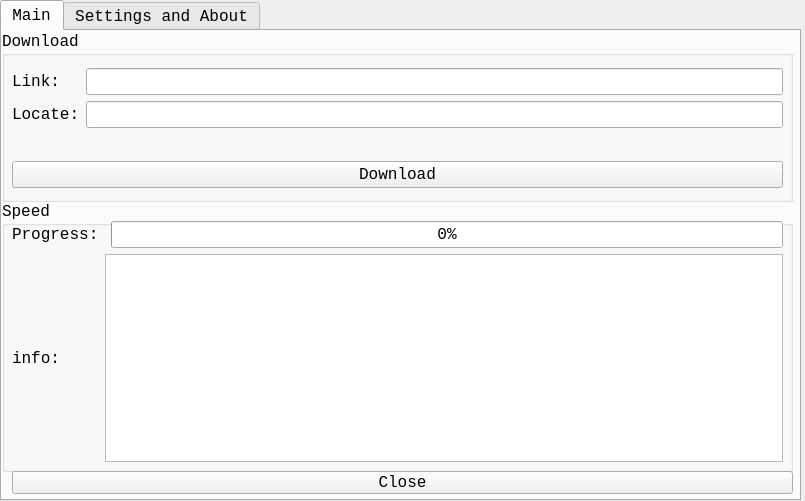
<?xml version="1.0" encoding="UTF-8"?>
<ui version="4.0">
 <class>MainWindow</class>
 <widget class="QMainWindow" name="MainWindow">
  <property name="geometry">
   <rect>
    <x>0</x>
    <y>0</y>
    <width>805</width>
    <height>501</height>
   </rect>
  </property>
  <property name="minimumSize">
   <size>
    <width>805</width>
    <height>501</height>
   </size>
  </property>
  <property name="maximumSize">
   <size>
    <width>805</width>
    <height>501</height>
   </size>
  </property>
  <property name="sizeIncrement">
   <size>
    <width>805</width>
    <height>501</height>
   </size>
  </property>
  <property name="baseSize">
   <size>
    <width>805</width>
    <height>501</height>
   </size>
  </property>
  <property name="font">
   <font>
    <family>Consolas</family>
    <pointsize>14</pointsize>
   </font>
  </property>
  <property name="windowTitle">
   <string>Downlodaer</string>
  </property>
  <property name="windowIcon">
   <iconset theme="1">
    <normaloff>C:/Users/Administrator/.designer/backup</normaloff>C:/Users/Administrator/.designer/backup</iconset>
  </property>
  <widget class="QWidget" name="centralwidget">
   <widget class="QTabWidget" name="tabWidget">
    <property name="geometry">
     <rect>
      <x>0</x>
      <y>0</y>
      <width>801</width>
      <height>501</height>
     </rect>
    </property>
    <property name="minimumSize">
     <size>
      <width>801</width>
      <height>501</height>
     </size>
    </property>
    <property name="maximumSize">
     <size>
      <width>801</width>
      <height>501</height>
     </size>
    </property>
    <property name="font">
     <font>
      <family>Consolas</family>
      <pointsize>12</pointsize>
     </font>
    </property>
    <property name="currentIndex">
     <number>0</number>
    </property>
    <widget class="QWidget" name="tab">
     <property name="cursor">
      <cursorShape>ArrowCursor</cursorShape>
     </property>
     <property name="autoFillBackground">
      <bool>false</bool>
     </property>
     <attribute name="title">
      <string>Main</string>
     </attribute>
     <widget class="QGroupBox" name="groupBox">
      <property name="geometry">
       <rect>
        <x>0</x>
        <y>0</y>
        <width>791</width>
        <height>171</height>
       </rect>
      </property>
      <property name="title">
       <string>Download</string>
      </property>
      <widget class="QWidget" name="verticalLayoutWidget_3">
       <property name="geometry">
        <rect>
         <x>10</x>
         <y>20</y>
         <width>771</width>
         <height>95</height>
        </rect>
       </property>
       <layout class="QVBoxLayout" name="verticalLayout_3">
        <item>
         <layout class="QHBoxLayout" name="horizontalLayout">
          <item>
           <layout class="QVBoxLayout" name="verticalLayout">
            <item>
             <widget class="QLabel" name="label">
              <property name="text">
               <string>Link:</string>
              </property>
             </widget>
            </item>
            <item>
             <widget class="QLabel" name="label_2">
              <property name="text">
               <string>Locate:</string>
              </property>
             </widget>
            </item>
           </layout>
          </item>
          <item>
           <layout class="QVBoxLayout" name="verticalLayout_2">
            <item>
             <widget class="QLineEdit" name="lineEdit"/>
            </item>
            <item>
             <widget class="QLineEdit" name="lineEdit_2"/>
            </item>
           </layout>
          </item>
         </layout>
        </item>
       </layout>
      </widget>
      <widget class="QPushButton" name="pushButton">
       <property name="geometry">
        <rect>
         <x>10</x>
         <y>130</y>
         <width>771</width>
         <height>27</height>
        </rect>
       </property>
       <property name="text">
        <string>Download</string>
       </property>
      </widget>
     </widget>
     <widget class="QGroupBox" name="groupBox_2">
      <property name="geometry">
       <rect>
        <x>0</x>
        <y>170</y>
        <width>791</width>
        <height>271</height>
       </rect>
      </property>
      <property name="title">
       <string>Speed</string>
      </property>
      <widget class="QWidget" name="gridLayoutWidget">
       <property name="geometry">
        <rect>
         <x>10</x>
         <y>20</y>
         <width>771</width>
         <height>241</height>
        </rect>
       </property>
       <layout class="QGridLayout" name="gridLayout">
        <item row="1" column="0">
         <widget class="QLabel" name="label_4">
          <property name="text">
           <string>info:</string>
          </property>
         </widget>
        </item>
        <item row="0" column="0">
         <widget class="QLabel" name="label_3">
          <property name="text">
           <string>Progress:</string>
          </property>
         </widget>
        </item>
        <item row="0" column="2">
         <widget class="QProgressBar" name="progressBar">
          <property name="palette">
           <palette>
            <active>
             <colorrole role="WindowText">
              <brush brushstyle="SolidPattern">
               <color alpha="255">
                <red>85</red>
                <green>0</green>
                <blue>255</blue>
               </color>
              </brush>
             </colorrole>
             <colorrole role="Button">
              <brush brushstyle="SolidPattern">
               <color alpha="255">
                <red>170</red>
                <green>170</green>
                <blue>0</blue>
               </color>
              </brush>
             </colorrole>
             <colorrole role="Light">
              <brush brushstyle="SolidPattern">
               <color alpha="255">
                <red>170</red>
                <green>170</green>
                <blue>127</blue>
               </color>
              </brush>
             </colorrole>
            </active>
            <inactive>
             <colorrole role="WindowText">
              <brush brushstyle="SolidPattern">
               <color alpha="255">
                <red>85</red>
                <green>0</green>
                <blue>255</blue>
               </color>
              </brush>
             </colorrole>
             <colorrole role="Button">
              <brush brushstyle="SolidPattern">
               <color alpha="255">
                <red>170</red>
                <green>170</green>
                <blue>0</blue>
               </color>
              </brush>
             </colorrole>
             <colorrole role="Light">
              <brush brushstyle="SolidPattern">
               <color alpha="255">
                <red>170</red>
                <green>170</green>
                <blue>127</blue>
               </color>
              </brush>
             </colorrole>
            </inactive>
            <disabled>
             <colorrole role="WindowText">
              <brush brushstyle="SolidPattern">
               <color alpha="255">
                <red>120</red>
                <green>120</green>
                <blue>120</blue>
               </color>
              </brush>
             </colorrole>
             <colorrole role="Button">
              <brush brushstyle="SolidPattern">
               <color alpha="255">
                <red>170</red>
                <green>170</green>
                <blue>0</blue>
               </color>
              </brush>
             </colorrole>
             <colorrole role="Light">
              <brush brushstyle="SolidPattern">
               <color alpha="255">
                <red>170</red>
                <green>170</green>
                <blue>127</blue>
               </color>
              </brush>
             </colorrole>
            </disabled>
           </palette>
          </property>
          <property name="value">
           <number>0</number>
          </property>
         </widget>
        </item>
        <item row="1" column="1" colspan="2">
         <widget class="QTextBrowser" name="textBrowser"/>
        </item>
       </layout>
      </widget>
     </widget>
     <widget class="QPushButton" name="pushButton_2">
      <property name="geometry">
       <rect>
        <x>10</x>
        <y>440</y>
        <width>781</width>
        <height>23</height>
       </rect>
      </property>
      <property name="text">
       <string>Close</string>
      </property>
     </widget>
    </widget>
    <widget class="QWidget" name="tab_2">
     <attribute name="title">
      <string>Settings and About</string>
     </attribute>
     <widget class="QTabWidget" name="tabWidget_2">
      <property name="geometry">
       <rect>
        <x>10</x>
        <y>210</y>
        <width>781</width>
        <height>241</height>
       </rect>
      </property>
      <property name="currentIndex">
       <number>0</number>
      </property>
      <widget class="QWidget" name="tab_3">
       <attribute name="title">
        <string>About</string>
       </attribute>
       <widget class="QWidget" name="verticalLayoutWidget_4">
        <property name="geometry">
         <rect>
          <x>10</x>
          <y>10</y>
          <width>761</width>
          <height>191</height>
         </rect>
        </property>
        <layout class="QVBoxLayout" name="verticalLayout_4">
         <item>
          <widget class="QGroupBox" name="groupBox_5">
           <property name="title">
            <string>About</string>
           </property>
           <widget class="QLabel" name="label_7">
            <property name="geometry">
             <rect>
              <x>60</x>
              <y>20</y>
              <width>681</width>
              <height>21</height>
             </rect>
            </property>
            <property name="text">
             <string>(c) 2021 import net.minecraft,All rights resirved.</string>
            </property>
           </widget>
          </widget>
         </item>
         <item>
          <widget class="QGroupBox" name="groupBox_6">
           <property name="title">
            <string>Links</string>
           </property>
           <widget class="QPushButton" name="pushButton_3">
            <property name="geometry">
             <rect>
              <x>60</x>
              <y>30</y>
              <width>691</width>
              <height>23</height>
             </rect>
            </property>
            <property name="text">
             <string>Open Fast Link</string>
            </property>
           </widget>
          </widget>
         </item>
        </layout>
       </widget>
      </widget>
      <widget class="QWidget" name="tab_4">
       <attribute name="title">
        <string>Log</string>
       </attribute>
       <widget class="QTextBrowser" name="textBrowser_2">
        <property name="geometry">
         <rect>
          <x>5</x>
          <y>1</y>
          <width>761</width>
          <height>221</height>
         </rect>
        </property>
       </widget>
      </widget>
     </widget>
     <widget class="QWidget" name="verticalLayoutWidget_5">
      <property name="geometry">
       <rect>
        <x>10</x>
        <y>0</y>
        <width>781</width>
        <height>211</height>
       </rect>
      </property>
      <layout class="QVBoxLayout" name="verticalLayout_5">
       <item>
        <widget class="QLabel" name="label_5">
         <property name="font">
          <font>
           <family>Consolas</family>
           <pointsize>20</pointsize>
          </font>
         </property>
         <property name="text">
          <string>Version:v1.5.2</string>
         </property>
        </widget>
       </item>
       <item>
        <widget class="QGroupBox" name="groupBox_3">
         <property name="title">
          <string>Spyder Settings</string>
         </property>
         <widget class="QCheckBox" name="checkBox">
          <property name="geometry">
           <rect>
            <x>30</x>
            <y>40</y>
            <width>201</width>
            <height>21</height>
           </rect>
          </property>
          <property name="text">
           <string>Don't use User-Agent</string>
          </property>
         </widget>
         <widget class="QLabel" name="label_6">
          <property name="geometry">
           <rect>
            <x>30</x>
            <y>20</y>
            <width>111</width>
            <height>21</height>
           </rect>
          </property>
          <property name="text">
           <string>User-Agent:</string>
          </property>
         </widget>
         <widget class="QLineEdit" name="lineEdit_3">
          <property name="geometry">
           <rect>
            <x>140</x>
            <y>20</y>
            <width>621</width>
            <height>21</height>
           </rect>
          </property>
         </widget>
        </widget>
       </item>
       <item>
        <widget class="QGroupBox" name="groupBox_4">
         <property name="title">
          <string>Info Settings</string>
         </property>
         <widget class="QCheckBox" name="checkBox_2">
          <property name="geometry">
           <rect>
            <x>30</x>
            <y>20</y>
            <width>201</width>
            <height>16</height>
           </rect>
          </property>
          <property name="text">
           <string>Don't show speed</string>
          </property>
          <property name="checked">
           <bool>false</bool>
          </property>
         </widget>
         <widget class="QCheckBox" name="checkBox_3">
          <property name="geometry">
           <rect>
            <x>30</x>
            <y>40</y>
            <width>201</width>
            <height>16</height>
           </rect>
          </property>
          <property name="text">
           <string>Don't show exceptions</string>
          </property>
          <property name="checked">
           <bool>false</bool>
          </property>
          <property name="tristate">
           <bool>false</bool>
          </property>
         </widget>
        </widget>
       </item>
      </layout>
     </widget>
    </widget>
   </widget>
  </widget>
 </widget>
 <resources/>
 <connections/>
</ui>
